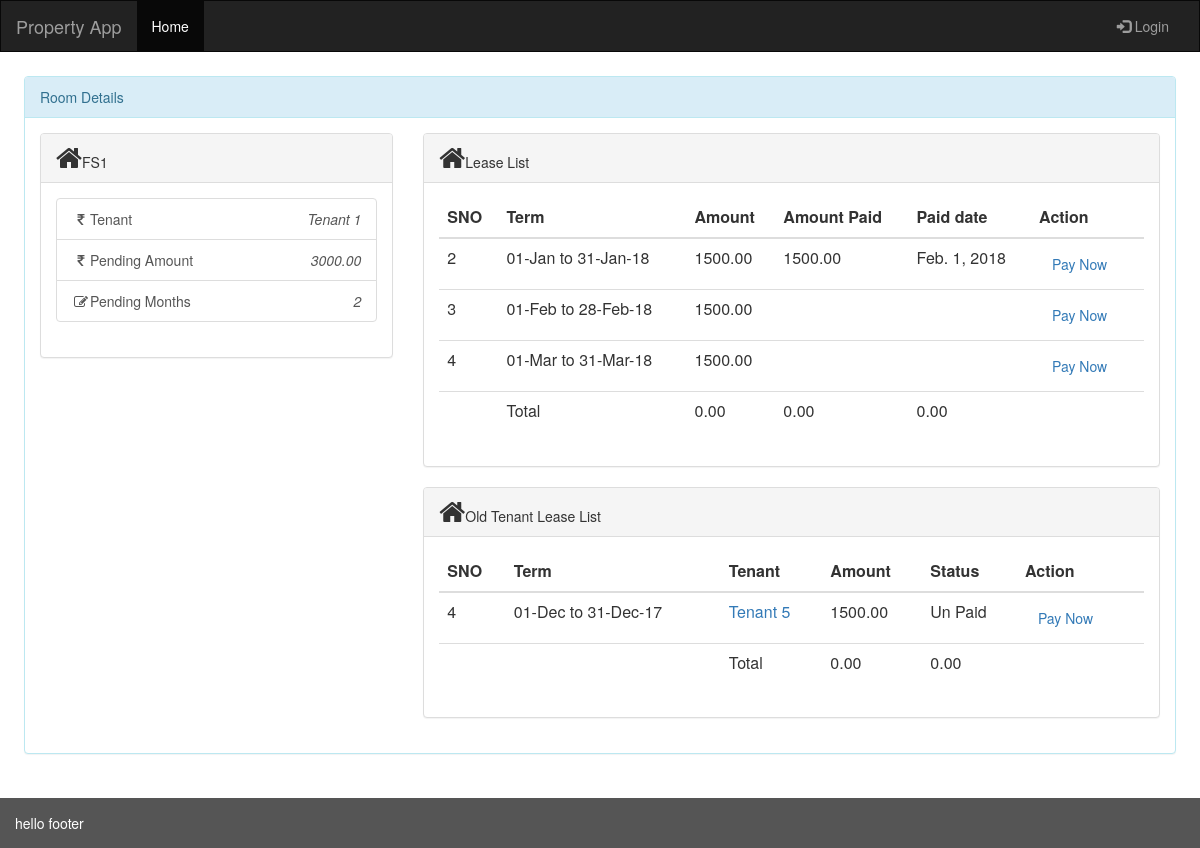
/rent/room_details/1, run on the app's committed database.
### rent/models.py (models this page shows, shortened)
class Room(models.Model):
    room_id = models.AutoField(primary_key=True)
    room_property = models.ForeignKey(Property, on_delete=models.CASCADE)
    room_meter = models.ForeignKey(Electricitymeter, on_delete=models.CASCADE, null=True, blank=True)
    room_name = models.CharField(max_length=50)
    room_rent = models.DecimalField(max_digits=8,decimal_places=2)
    room_description = models.CharField(max_length=250)
    timestamp = models.DateTimeField(auto_now=True)

class Leasedetails(models.Model):
    lease_id = models.AutoField(primary_key=True)
    lease_start_date = models.DateField()
    lease_end_date = models.DateField()
    lease_amount = models.DecimalField(max_digits=8,decimal_places=2)
    lease_tenant = models.ForeignKey(Tenant, on_delete=models.CASCADE)
    lease_room = models.ForeignKey(Room, on_delete=models.CASCADE)
    lease_transaction = models.ForeignKey(Transaction, on_delete=models.CASCADE, null=True, blank=True)
    timestamp = models.DateTimeField(auto_now=True)

class Tenant(models.Model):
    tenant_id =  models.AutoField(primary_key=True)
    tenant_name =  models.CharField(max_length=250)
    tenant_company =  models.CharField(max_length=250)
    tenant_description = models.CharField(max_length=500)
    tenant_joindate = models.DateField()
    tenant_contact = models.IntegerField(unique=True)
    tenant_secondry = models.IntegerField(unique=True)
    timestamp = models.DateTimeField(auto_now=True)

class Transaction(models.Model):
    transaction_id = models.AutoField(primary_key=True)
    transaction_room = models.ForeignKey(Room, on_delete=models.CASCADE)
    transaction_amount = models.DecimalField(max_digits=8,decimal_places=2)
    transaction_date = models.DateField()
    transaction_reason = models.CharField(max_length=50)
    timestamp = models.DateTimeField(auto_now=True)

### rent/views.py (the view)
# urls.py: path('room_details/<int:room_id>', views.room_details, name='room_details'),
def room_details(request, room_id):
    room = Room.objects.get(room_id=room_id)
    lease_details = Leasedetails.objects.filter(lease_room=room_id)
    if not lease_details:
        lease_details = []
    return render(request,'rent/room_details.html',{'room_details':room,'lease_details':lease_details})

### rent/templatetags/rent_extras.py (called while the page is built)
@register.filter
def get_lease_by_room(lease_details,room):
    for item in lease_details:
        if item.lease_room.room_id == room and current_month_record(item):
            return item

@register.filter
def getPendingAmountForRoom(lease_details,room_id):
    total_rent = 0
    for item in lease_details:
        if item.lease_room.room_id == room_id and not current_month_record(item):
            total_rent += item.lease_amount
    paid_amount = 0
    transaction = Transaction.objects.filter(transaction_room=room_id)
    for item in transaction:
        if item.transaction_reason == "Rent":
            paid_amount += item.transaction_amount
    balance = total_rent - paid_amount
    return balance

@register.filter
def getPendingMonthCountForRoom(lease_details,room_id):
    current_room_count = 0
    for item in lease_details:
        if item.lease_room.room_id == room_id and not current_month_record(item):
            current_room_count += 1
    paid_amount_count = 0
    transaction = Transaction.objects.filter(transaction_room=room_id)
    for item in transaction:
        if item.transaction_reason == "Rent":
            paid_amount_count += 1
    return current_room_count - paid_amount_count

def current_month_record(item):
    today = datetime.date.today()
    compare = item.lease_start_date <= today and today <= item.lease_end_date
    if compare:
        return True
    else:
        return False

### rent/templates/rent/room_details.html
{% extends 'base.html' %}
{% load rent_extras %}
{% block content %}
{% with filtervalue=lease_details|get_lease_by_room:room_details.room_id %}
<div class="panel panel-info">
    <div class="panel-heading">Room Details</div>
    <div class="panel-body">
        <div class="row">
            <div class="col-lg-4">
                <div class="panel panel-default">
                    <div class="panel-heading"><i class="fa fa-home fa-2x"></i>{{room_details.room_name}}</div>
                    <div class="panel-body">
                        <div class="list-group">
                            {% if filtervalue.lease_tenant.tenant_id %}
                                <a href="{% url 'tenant_details' filtervalue.lease_tenant.tenant_id %}" class="list-group-item">
                            {% else %}
                                <a href="#" class="list-group-item">
                            {% endif %}
                                <i class="fa fa-rupee fa-fw"></i>Tenant
                                    <span class="pull-right"><em>{{filtervalue.lease_tenant.tenant_name|title}}</em></span>
                            </a>
                            <a href="#" class="list-group-item">
                                <i class="fa fa-rupee fa-fw"></i>Pending Amount
                                <span class="pull-right"><em>{{lease_details|getPendingAmountForRoom:room_details.room_id}}</em></span>
                            </a>
                            <a href="#" class="list-group-item">
                                <i class="fa fa-edit fa-fw"></i>Pending Months
                                <span class="pull-right"><em>{{lease_details|getPendingMonthCountForRoom:room_details.room_id}}</em></span>
                            </a>
                        </div>
                    </div>
                </div>
            </div>
            <div class="col-lg-8">
                <div class="panel panel-default">
                    <div class="panel-heading"><i class="fa fa-home fa-2x"></i>Lease List</div>
                    <div class="panel-body">
                       <table class="table">
                            <thead>
                                <tr>
                                    <th>SNO</th>
                                    <th>Term</th>
                                    <th>Amount</th>
                                    <th>Amount Paid</th>
                                    <th>Paid date</th>
                                    <th>Action</th>
                                </tr>
                            </thead>
                            <tbody>
                                {% for item in lease_details|dictsort:"lease_start_date" %}
                                {% if filtervalue.lease_tenant == item.lease_tenant %}
                                <tr>
                                    <td>{{forloop.counter}}</td>
                                    <td>{{item.lease_start_date|date:"d-M"}} to {{item.lease_end_date|date:"d-M-y"}}</td>
                                    <td>{{item.lease_amount}}</td>
                                    <td>{{item.lease_transaction.transaction_amount}}</td>
                                    <td>{{item.lease_transaction.transaction_date}}</td>
                                    <td><a class="btn" href="{% url 'transactions_create' item.lease_id %}">Pay Now</a></td>
                                </tr>
                                {% endif %}
                                {% endfor %}
                            </tbody>
                            <tfoot>
                                <tr>
                                    <td></td>
                                    <td>Total</td>
                                    <td>0.00</td>
                                    <td>0.00</td>
                                    <td>0.00</td>
                                    <td></td>
                                </tr>
                            </tfoot>
                        </table>
                    </div>
                </div>
            </div>
            </div>
            <div class="row">
            <div class="col-lg-4"></div>
            <div class="col-lg-8">
                <div class="panel panel-default">
                    <div class="panel-heading"><i class="fa fa-home fa-2x"></i>Old Tenant Lease List</div>
                    <div class="panel-body">
                        <div class="list-group">
                                <table class="table">
                                    <thead>
                                        <tr>
                                            <th>SNO</th>
                                            <th>Term</th>
                                            <th>Tenant</th>
                                            <th>Amount</th>
                                            <th>Status</th>
                                            <th>Action</th>
                                        </tr>
                                    </thead>
                                    <tbody>
                                        {% for item in lease_details %}
                                        {% if filtervalue.lease_tenant != item.lease_tenant and not item.lease_transaction %}
                                        <tr>
                                            <td>{{forloop.counter}}</td>
                                            <td>{{item.lease_start_date|date:"d-M"}} to {{item.lease_end_date|date:"d-M-y"}}</td>
                                            <td><a href="{% url 'tenant_details' item.lease_tenant.tenant_id %}">{{item.lease_tenant.tenant_name}}</a></td>
                                            <td>{{item.lease_amount}}</td>
                                            <td>{{item.lease_transaction.transaction_amount|yesno:"Paid,Un Paid,maybe"}}</td>
                                            <td><a class="btn" href="{% url 'transactions_create' item.lease_id %}">Pay Now</a></td>
                                        </tr>
                                        {% endif %}
                                        {% endfor %}
                                    </tbody>
                                    <tfoot>
                                        <tr>
                                            <td colspan="2"></td>
                                            <td>Total</td>
                                            <td>0.00</td>
                                            <td>0.00</td>
                                            <td></td>
                                        </tr>
                                    </tfoot>
                                </table>
                        </div>
                    </div>
                </div>
            </div>
        </div>
    </div>
</div>
{% endwith %}
{% endblock %}

### data on the page
Room: room_name "FS1", room_id.transaction_amount "3000.00", room_id.transaction_reason "2"
Leasedetails: lease_tenant.tenant_name "Tenant 1", lease_start_date "01-Mar", lease_end_date "31-Mar-18", lease_amount "1500.00"
Leasedetails: lease_start_date "01-Jan", lease_end_date "31-Jan-18", lease_amount "1500.00", lease_transaction.transaction_amount "1500.00", lease_transaction.transaction_date "Feb. 1, 2018"
Leasedetails: lease_start_date "01-Feb", lease_end_date "28-Feb-18", lease_amount "1500.00"
Leasedetails: lease_start_date "01-Dec", lease_end_date "31-Dec-17", lease_tenant.tenant_name "Tenant 5", lease_amount "1500.00", lease_transaction.transaction_amount "Un Paid"
